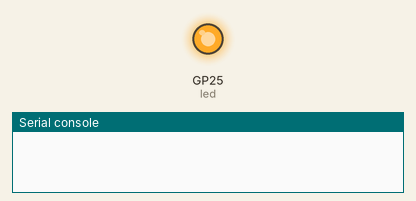
This program was run on a simulated Raspberry Pi Pico running MicroPython. Shown: output pins drawn as LEDs (lit = HIGH), the last lines printed to the serial console.

Above: at 0.5 s.
At 36.5 s:
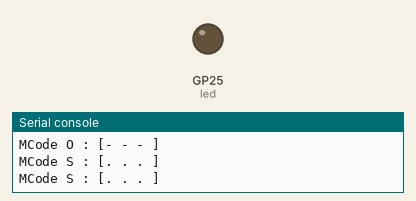
Timing chart, 0 to 39.0 s (numbered marks = the images above):
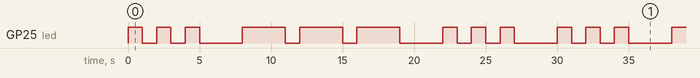

Measured:
- by itself, GP25 (led): repeats every 30.0 s: 2 × (LOW 1.0 s, HIGH 1.0 s), LOW 3.0 s, 2 × (HIGH 3.0 s, LOW 1.0 s), HIGH 3.0 s, LOW 3.0 s, 2 × (HIGH 1.0 s, LOW 1.0 s), HIGH 1.0 s, LOW 3.0 s, HIGH 1.0 s
- by itself, everything shown: repeats every 30.0 s, in 18 steps

The program:

hardcoded_SOS_.py
```python
#diyprojectslab.com

import machine
import utime

MORSECODEDICT = {'A': '.-', 'B': '-...', 'C': '-.-.', 'D': '-..', 'E': '.', 'F': '..-.', 'G': '--.', 'H': '....',
                    'I': '..', 'J': '.---', 'K': '-.-', 'L': '.-..', 'M': '--', 'N': '-.', 'O': '---', 'P': '.--.',
                    'Q': '--.-', 'R': '.-.', 'S': '...', 'T': '-', 'U': '..-', 'V': '...-', 'W': '.--', 'X': '-..-',
                    'Y': '-.--', 'Z': '--..', '0': '-----', '1': '.----', '2': '..---', '3': '...--', '4': '....-',
                    '5': '.....', '6': '-....', '7': '--...', '8': '---..', '9': '----.', ' ': '/'} # / <-- this symbol is use for spacebar


led = machine.Pin("LED", machine.Pin.OUT)
led.off()

count = 0

def dot():
    led.value(1)
    utime.sleep(1)
    led.value(0)
    utime.sleep(1)


def dash():
    led.value(1)
    utime.sleep(3)
    led.value(0)
    utime.sleep(1)

while True:
    response = ('SOS').upper()
    for letter in response:
        moutput = ""
        for symbol in MORSECODEDICT[letter]:
            if symbol == '-':
                dash()
                moutput += symbol + " "

            elif symbol == '.':
                dot()
                moutput += symbol + " "

            else:
                utime.sleep(2)

        print("MCode {} : [{}]".format(letter, moutput))
        utime.sleep(2)
```
